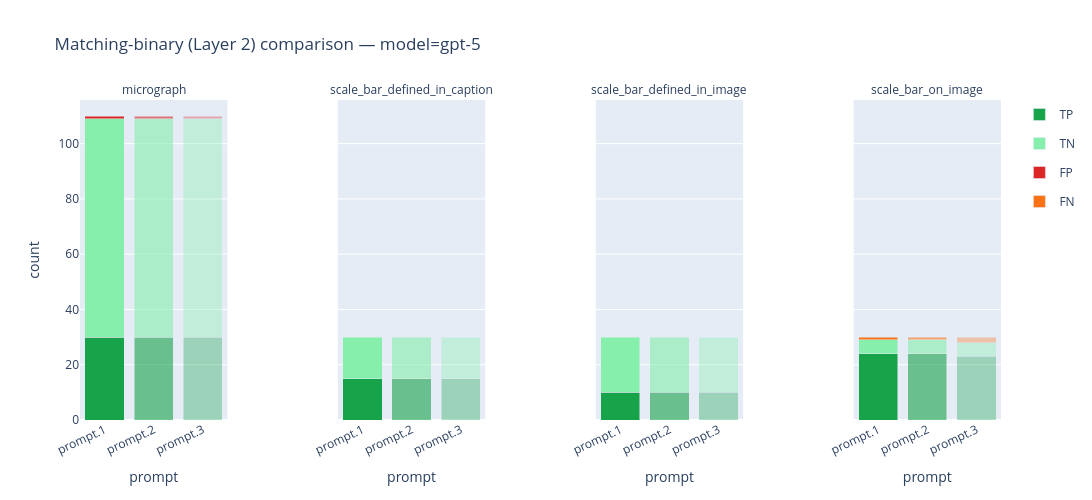

Notebook code cell kept with this figure:
### Markdown cell above
### Matching-binary — comparing prompts

Subplot grid for `MODEL`: stacked TP/TN/FP/FN; prompts distinguished by **opacity**.

### Code cell
fig_layer2_binary_prompt = plot_comparison_layer2_binary(
    summaries,
    compare="prompt",
    model=MODEL,
)
fig_layer2_binary_prompt.update_layout(
    height=LAYER2_FIG_HEIGHT,
    width=LAYER2_FIG_WIDTH,
    autosize=True,
)
fig_layer2_binary_prompt.show()

### Figure 1 — Plotly figure (JSON) as saved in the notebook; plotly's stock layout.template omitted (floating-point values rounded to 4 significant figures)
{"data": [{"customdata": [["micrograph", "prompt.1"], ["micrograph", "prompt.2"], ["micrograph", "prompt.3"]], "hovertemplate": "field=%{customdata[0]}<br>prompt=%{customdata[1]}<br>TP=%{y}<extra></extra>", "legendgroup": "TP", "marker": {"color": "#16a34a", "opacity": [1, 0.6, 0.35]}, "name": "TP", "showlegend": true, "type": "bar", "x": ["prompt.1", "prompt.2", "prompt.3"], "xaxis": "x", "y": [30, 30, 30], "yaxis": "y"}, {"customdata": [["micrograph", "prompt.1"], ["micrograph", "prompt.2"], ["micrograph", "prompt.3"]], "hovertemplate": "field=%{customdata[0]}<br>prompt=%{customdata[1]}<br>TN=%{y}<extra></extra>", "legendgroup": "TN", "marker": {"color": "#86efac", "opacity": [1, 0.6, 0.35]}, "name": "TN", "showlegend": true, "type": "bar", "x": ["prompt.1", "prompt.2", "prompt.3"], "xaxis": "x", "y": [79, 79, 79], "yaxis": "y"}, {"customdata": [["micrograph", "prompt.1"], ["micrograph", "prompt.2"], ["micrograph", "prompt.3"]], "hovertemplate": "field=%{customdata[0]}<br>prompt=%{customdata[1]}<br>FP=%{y}<extra></extra>", "legendgroup": "FP", "marker": {"color": "#dc2626", "opacity": [1, 0.6, 0.35]}, "name": "FP", "showlegend": true, "type": "bar", "x": ["prompt.1", "prompt.2", "prompt.3"], "xaxis": "x", "y": [1, 1, 1], "yaxis": "y"}, {"customdata": [["scale_bar_defined_in_caption", "prompt.1"], ["scale_bar_defined_in_caption", "prompt.2"], ["scale_bar_defined_in_caption", "prompt.3"]], "hovertemplate": "field=%{customdata[0]}<br>prompt=%{customdata[1]}<br>TP=%{y}<extra></extra>", "legendgroup": "TP", "marker": {"color": "#16a34a", "opacity": [1, 0.6, 0.35]}, "name": "TP", "showlegend": false, "type": "bar", "x": ["prompt.1", "prompt.2", "prompt.3"], "xaxis": "x2", "y": [15, 15, 15], "yaxis": "y2"}, {"customdata": [["scale_bar_defined_in_caption", "prompt.1"], ["scale_bar_defined_in_caption", "prompt.2"], ["scale_bar_defined_in_caption", "prompt.3"]], "hovertemplate": "field=%{customdata[0]}<br>prompt=%{customdata[1]}<br>TN=%{y}<extra></extra>", "legendgroup": "TN", "marker": {"color": "#86efac", "opacity": [1, 0.6, 0.35]}, "name": "TN", "showlegend": false, "type": "bar", "x": ["prompt.1", "prompt.2", "prompt.3"], "xaxis": "x2", "y": [15, 15, 15], "yaxis": "y2"}, {"customdata": [["scale_bar_defined_in_image", "prompt.1"], ["scale_bar_defined_in_image", "prompt.2"], ["scale_bar_defined_in_image", "prompt.3"]], "hovertemplate": "field=%{customdata[0]}<br>prompt=%{customdata[1]}<br>TP=%{y}<extra></extra>", "legendgroup": "TP", "marker": {"color": "#16a34a", "opacity": [1, 0.6, 0.35]}, "name": "TP", "showlegend": false, "type": "bar", "x": ["prompt.1", "prompt.2", "prompt.3"], "xaxis": "x3", "y": [10, 10, 10], "yaxis": "y3"}, {"customdata": [["scale_bar_defined_in_image", "prompt.1"], ["scale_bar_defined_in_image", "prompt.2"], ["scale_bar_defined_in_image", "prompt.3"]], "hovertemplate": "field=%{customdata[0]}<br>prompt=%{customdata[1]}<br>TN=%{y}<extra></extra>", "legendgroup": "TN", "marker": {"color": "#86efac", "opacity": [1, 0.6, 0.35]}, "name": "TN", "showlegend": false, "type": "bar", "x": ["prompt.1", "prompt.2", "prompt.3"], "xaxis": "x3", "y": [20, 20, 20], "yaxis": "y3"}, {"customdata": [["scale_bar_on_image", "prompt.1"], ["scale_bar_on_image", "prompt.2"], ["scale_bar_on_image", "prompt.3"]], "hovertemplate": "field=%{customdata[0]}<br>prompt=%{customdata[1]}<br>TP=%{y}<extra></extra>", "legendgroup": "TP", "marker": {"color": "#16a34a", "opacity": [1, 0.6, 0.35]}, "name": "TP", "showlegend": false, "type": "bar", "x": ["prompt.1", "prompt.2", "prompt.3"], "xaxis": "x4", "y": [24, 24, 23], "yaxis": "y4"}, {"customdata": [["scale_bar_on_image", "prompt.1"], ["scale_bar_on_image", "prompt.2"], ["scale_bar_on_image", "prompt.3"]], "hovertemplate": "field=%{customdata[0]}<br>prompt=%{customdata[1]}<br>TN=%{y}<extra></extra>", "legendgroup": "TN", "marker": {"color": "#86efac", "opacity": [1, 0.6, 0.35]}, "name": "TN", "showlegend": false, "type": "bar", "x": ["prompt.1", "prompt.2", "prompt.3"], "xaxis": "x4", "y": [5, 5, 5], "yaxis": "y4"}, {"customdata": [["scale_bar_on_image", "prompt.1"], ["scale_bar_on_image", "prompt.2"], ["scale_bar_on_image", "prompt.3"]], "hovertemplate": "field=%{customdata[0]}<br>prompt=%{customdata[1]}<br>FN=%{y}<extra></extra>", "legendgroup": "FN", "marker": {"color": "#f97316", "opacity": [1, 0.6, 0.35]}, "name": "FN", "showlegend": true, "type": "bar", "x": ["prompt.1", "prompt.2", "prompt.3"], "xaxis": "x4", "y": [1, 1, 2], "yaxis": "y4"}], "layout": {"annotations": [{"align": "center", "font": {"size": 12}, "showarrow": false, "text": "micrograph", "x": 0.08, "xanchor": "center", "xref": "paper", "y": 1, "yanchor": "bottom", "yref": "paper"}, {"align": "center", "font": {"size": 12}, "showarrow": false, "text": "scale_bar_defined_in_caption", "x": 0.36, "xanchor": "center", "xref": "paper", "y": 1, "yanchor": "bottom", "yref": "paper"}, {"align": "center", "font": {"size": 12}, "showarrow": false, "text": "scale_bar_defined_in_image", "x": 0.64, "xanchor": "center", "xref": "paper", "y": 1, "yanchor": "bottom", "yref": "paper"}, {"align": "center", "font": {"size": 12}, "showarrow": false, "text": "scale_bar_on_image", "x": 0.92, "xanchor": "center", "xref": "paper", "y": 1, "yanchor": "bottom", "yref": "paper"}], "autosize": true, "barmode": "stack", "height": 500, "title": {"text": "Matching-binary (Layer 2) comparison — model=gpt-5"}, "width": 1200, "xaxis": {"anchor": "y", "domain": [0, 0.16], "tickangle": -25, "title": {"text": "prompt"}}, "xaxis2": {"anchor": "y2", "domain": [0.28, 0.44], "tickangle": -25, "title": {"text": "prompt"}}, "xaxis3": {"anchor": "y3", "domain": [0.56, 0.72], "tickangle": -25, "title": {"text": "prompt"}}, "xaxis4": {"anchor": "y4", "domain": [0.84, 1], "tickangle": -25, "title": {"text": "prompt"}}, "yaxis": {"anchor": "x", "domain": [0, 1], "rangemode": "tozero", "title": {"text": "count"}}, "yaxis2": {"anchor": "x2", "domain": [0, 1], "matches": "y", "showticklabels": false}, "yaxis3": {"anchor": "x3", "domain": [0, 1], "matches": "y", "showticklabels": false}, "yaxis4": {"anchor": "x4", "domain": [0, 1], "matches": "y", "showticklabels": false}}}
